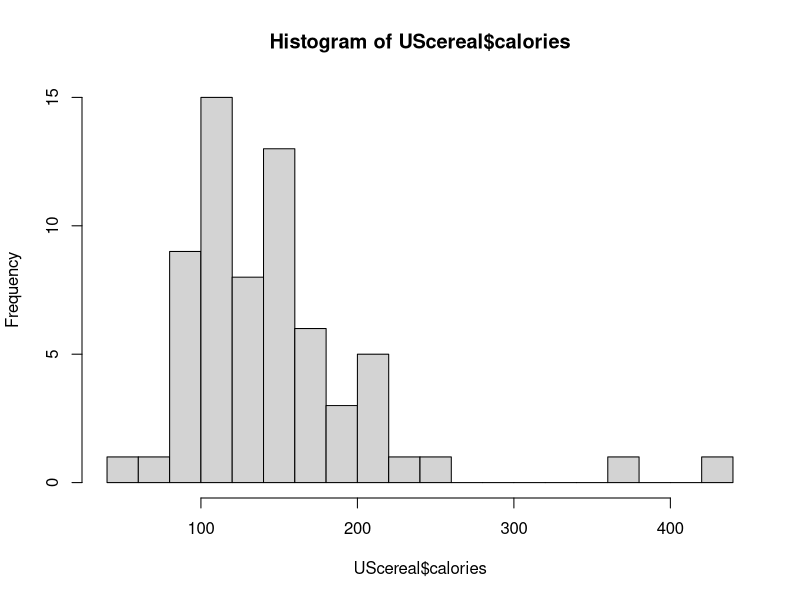
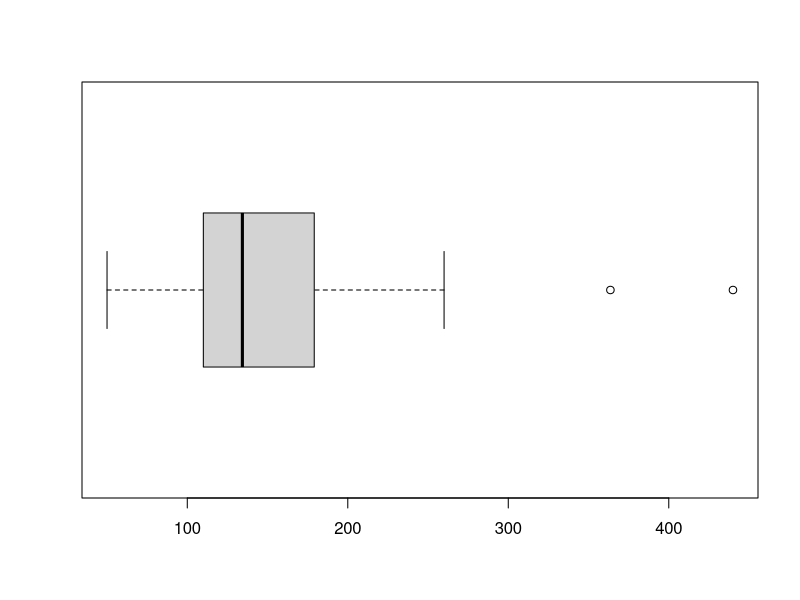
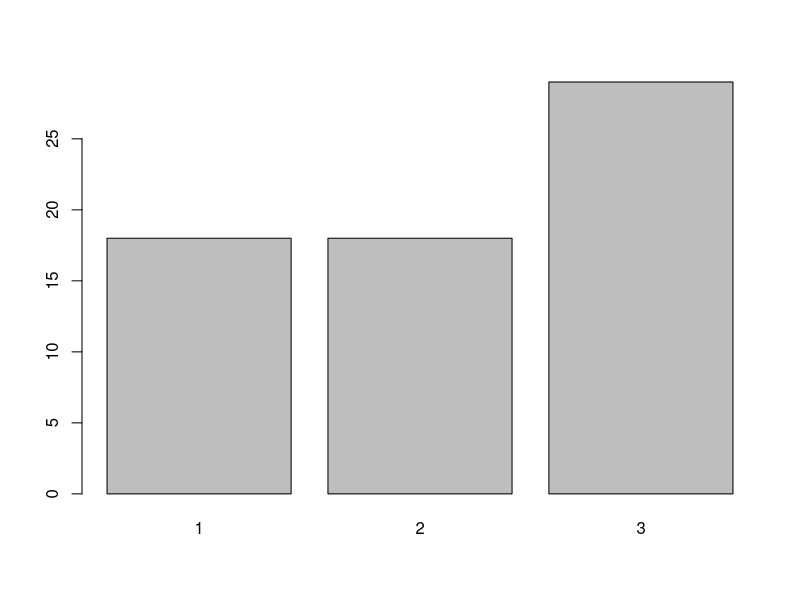
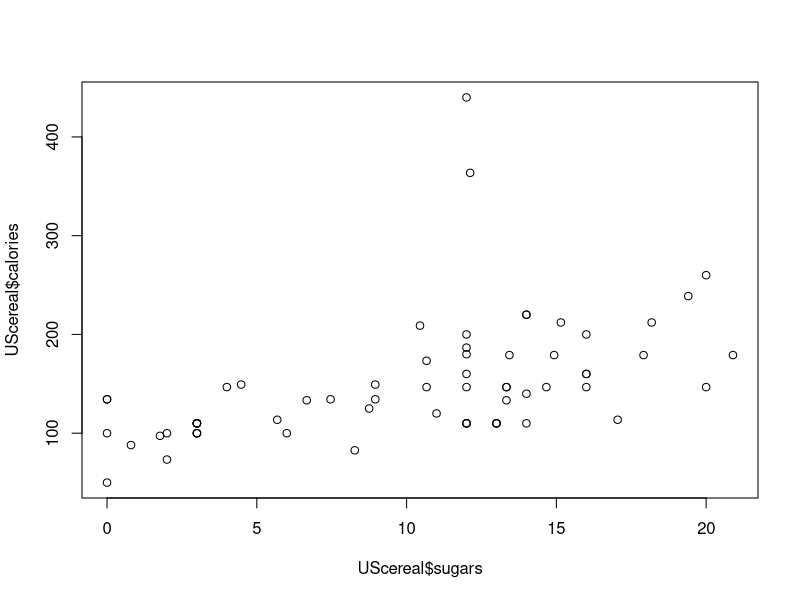
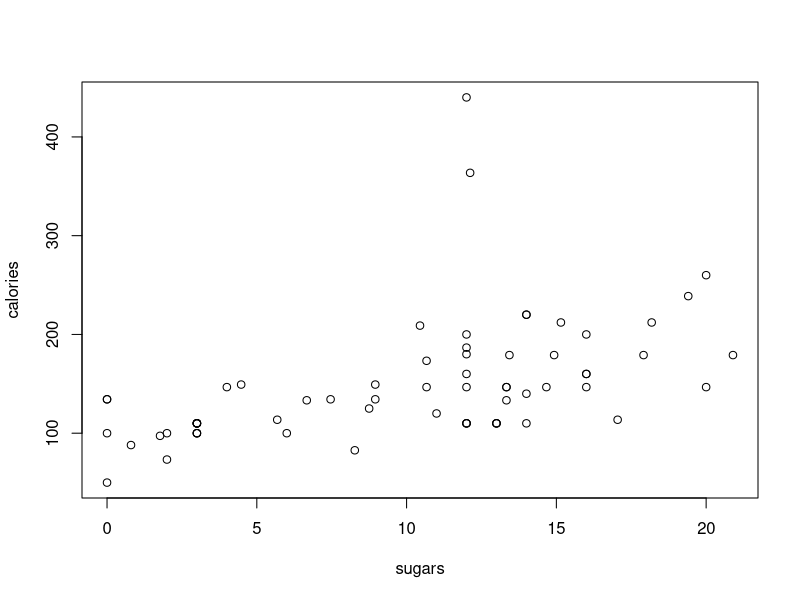
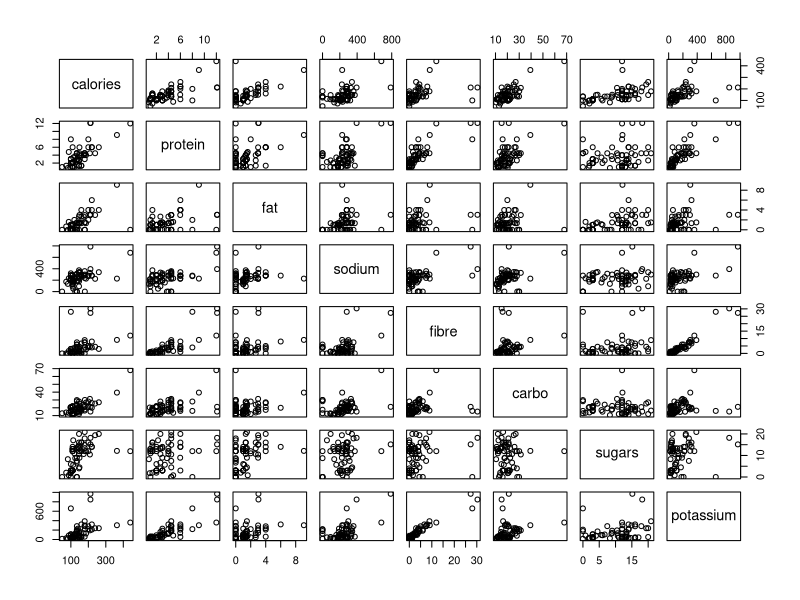
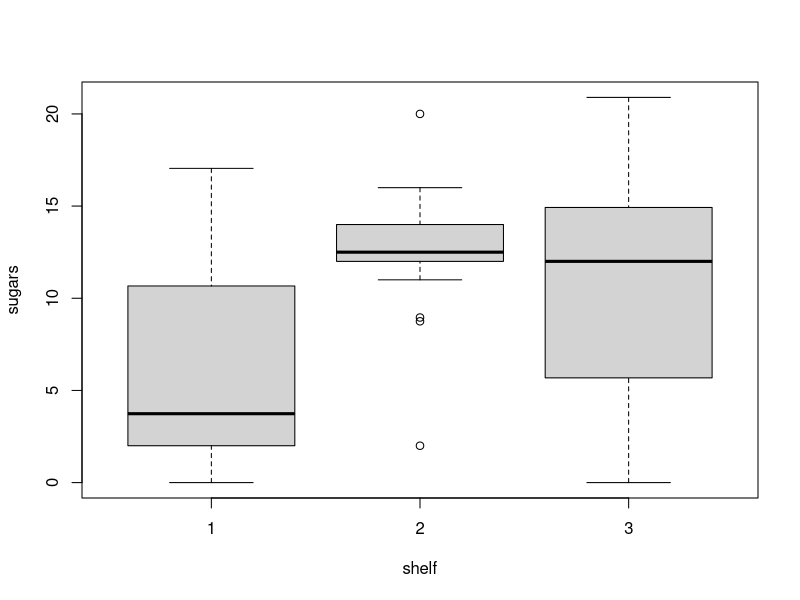
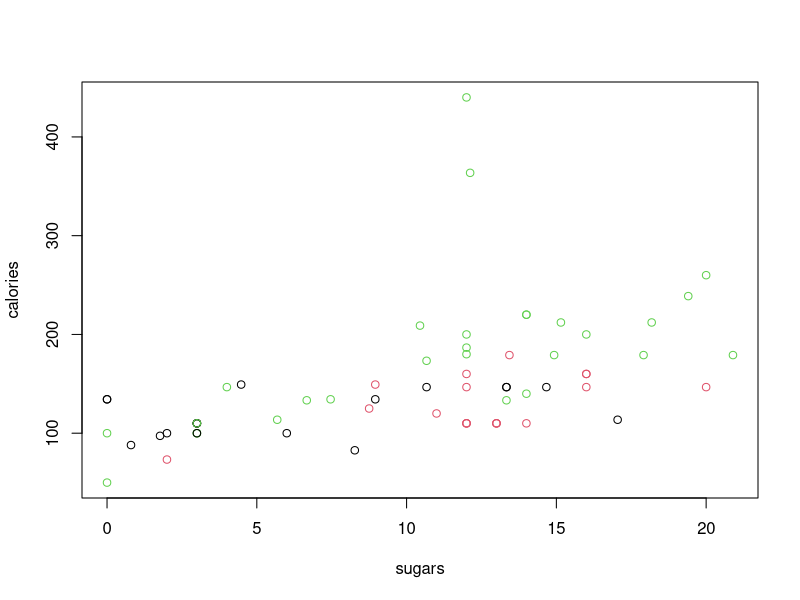

Recreate these plots in R, in order.
## ---- chunk 1
library(MASS)
data(UScereal)
head(UScereal)
## ---- chunk 2
hist(UScereal$calories, breaks = 15)
## ---- chunk 3
boxplot(UScereal$calories, horizontal = TRUE)
## ---- chunk 4
barplot(table(UScereal$shelf))
## ---- chunk 5
plot(x = UScereal$sugars, y = UScereal$calories)
## ---- chunk 6
plot(calories ~ sugars, data = UScereal) # formula notation
## ---- chunk 7
plot(UScereal[, c(2:8, 10)]) # scatterplot matrix
## ---- chunk 8
boxplot(sugars ~ shelf, data = UScereal)
## ---- chunk 9
plot(calories ~ sugars, data = UScereal, col = shelf)
## ---- chunk 10
plot(calories ~ sugars, data = UScereal, ylab = 'Calories',
     xlab = 'Sugars (grams)', main = 'Nutrition of a Single Cup of Cereal')
## ---- chunk 11
plot(calories ~ sugars, data = UScereal, ann = FALSE)
title(main = 'Nutrition of a Single Cup of Cereal', ylab = 'Calories',
      xlab = 'Sugars (grams)') # add afterwards
## ---- chunk 12
plot(calories ~ sugars, data = UScereal, col = shelf)
legend('topright', inset = .05, legend = c(3,2,1),
       fill = c('green', 'red', 'black'), title = "Shelf")
## ---- chunk 13
plot(calories ~ sugars, data = UScereal, pch = 15)
## ---- chunk 14
plot(calories ~ sugars, data = UScereal, pch = 19, col = shelf)
legend('topright', inset = .05, legend = c(3,2,1),
       fill = c('green', 'red', 'black'), title = "Shelf")
## ---- chunk 15
palette(c('#e5f5f9', '#99d8c9', '#2ca25f'))
plot(calories ~ sugars, data = UScereal, pch = 19, col = shelf)
legend('topright', inset = .05, legend = c(3,2,1),
       fill = c('#e5f5f9', '#99d8c9', '#2ca25f'), title = "Shelf")
## ---- chunk 16
plot(calories ~ sugars, data = UScereal, pch = 15)
text(UScereal$sugars, UScereal$calories, row.names(UScereal),
     col = "red", pos = 1, cex = .5)
## ---- chunk 17
plot(calories ~ sugars, data = UScereal, pch = 15)
text(UScereal$sugars, UScereal$calories, UScereal$mfr, 
     col = "blue", pos = 2)
## ---- chunk 18
plot(calories ~ sugars, data = UScereal, pch = 19)
outliers <- UScereal[which(UScereal$calories > 300),]
text(outliers$sugars, outliers$calories, labels = row.names(outliers),pos = 1)
## ---- chunk 19
plot(calories ~ sugars, data = UScereal[UScereal$calories < 300, ], pch = 19)
## ---- chunk 20
plot(calories ~ sugars, data = UScereal, pch = 19, ann = FALSE, cex = 1.5)
outliers <- UScereal[which(UScereal$calories > 300),]
text(outliers$sugars, outliers$calories, pos = 1,
     labels = row.names(outliers), cex = .75)
title(main = 'Nutrition of a Single Cup of Cereal', ylab = 'Calories',
      xlab = 'Sugars (grams)', cex.main = 2, cex.lab = 1.5)
## ---- chunk 21
par(mfrow = c(2, 2))

boxplot(calories ~ shelf, data = UScereal)
hist(UScereal$calories, breaks = 15)
boxplot(sugars ~ shelf, data = UScereal)
hist(UScereal$sugars, breaks = 15)

par(mfrow = c(1, 1)) # reset the matrix
## ---- chunk 22
data(cats)
head(cats)
plot(Hwt~Bwt, data = cats)
## ---- chunk 23
data(iris)
head(iris)
boxplot(Petal.Width ~ Species, data = iris)
## ---- chunk 24
#install.packages('ggplot2')
library(ggplot2)
## ---- chunk 25
qplot(x = sugars, y = calories, color = as.factor(shelf), data = UScereal) 
## ---- chunk 26
p1 <- ggplot(UScereal, aes(x = calories))
## ---- chunk 27
p1 + geom_dotplot()

p1 + geom_density()

p1 + geom_histogram(binwidth = 10)
## ---- chunk 28
p1 + geom_histogram(binwidth = 10) + 
  xlab('Calories in a Single Cup') +
  ylab('Frequency') + 
  ggtitle('Distribution of Calories in US Cereals') + 
  theme_minimal()
#theme_bw()
## ---- chunk 29
p1 + geom_histogram(binwidth = 10) + 
  xlab('Calories in a Single Cup') +
  ylab('Frequency') + 
  ggtitle('Distribution of Calories in US Cereals') + 
  theme_bw() + 
  theme(text = element_text(size = 20))
## ---- chunk 30
p2 <- ggplot(UScereal, aes(x = sugars, y = calories, color = mfr))
## ---- chunk 31
p2  + geom_point() + 
  geom_line()
## ---- chunk 32
p2  + geom_point() + 
  geom_smooth(color ="gray", method = "lm", se = FALSE)

p2  + geom_point() + 
  geom_smooth(color ="gray", method = "loess", se = TRUE)
## ---- chunk 33
p2 <- ggplot(UScereal, aes(x = sugars, y = calories, color = mfr))

p2 + geom_point() 
## ---- chunk 34
p2 <- ggplot(UScereal, aes(x = sugars, y = calories))

p2 + geom_point(aes(color = mfr)) 
## ---- chunk 35
my_colors <- c('#9ebcda', '#8c96c6', '#8c6bb1', '#88419d', '#810f7c', '#4d004b')

p2 + geom_point() + 
  scale_color_manual(values = my_colors) 
## ---- chunk 36
p2 + geom_point(aes(color = mfr)) + 
  geom_text(aes(label = row.names(UScereal)), hjust = 1.1)
## ---- chunk 37
p2 + geom_point(aes(color = mfr), size = 4) 
## ---- chunk 38
p2 + geom_point(aes(color = mfr), size = 2) + 
  labs(color = 'Manufacturer') + 
  scale_color_manual(values = c('blue', 'green', 'purple', 'navyblue', 'red', 'orange'),  
                     labels = c('General Mills', 'Kelloggs', 'Nabisco', 'Post', 'Quaker Oats', 'Ralston Purina')) + 
  theme(text = element_text(size = 15)) 
## ---- chunk 39
p3 <- ggplot(UScereal, aes(x = sugars))

p3 + geom_histogram(binwidth = 4)
## ---- chunk 40
p3 + geom_histogram(binwidth = 4) + 
  facet_grid(shelf ~ .)
## ---- chunk 41
p3 + geom_histogram(binwidth = 4) + 
  facet_grid(. ~ shelf)
## ---- chunk 42
p3 + geom_histogram(fill = '#3182bd', color = '#08519c', binwidth = 4) +
  facet_grid(shelf ~ .) + 
  theme(text = element_text(size = 15)) + 
  labs(title = 'Are Sugary Cereals on Lower Shelves?',
       x = 'Sugars (grams)', y = 'Count')

#html color. colormixer. Rcolorbrewer
## ---- chunk 43
p4 <- ggplot(UScereal, aes(mfr, calories))
## ---- chunk 44
p4 + geom_boxplot()
## ---- chunk 45
p4 + geom_boxplot(notch = TRUE)
## ---- chunk 46
p4 + geom_violin()
## ---- chunk 47
p4 + geom_boxplot(outlier.shape = 8, outlier.size = 3, fill = '#3182bd') + 
  coord_flip() + 
  labs(x = 'Manufacturer', y = 'Calories') + 
  theme_bw() + 
  scale_x_discrete(labels = c('General Mills', 'Kelloggs', 'Nabisco', 'Post', 'Quaker Oats', 'Ralston Purina'))
## ---- chunk 48
#install.packages('dplyr')
library(dplyr)
p4_meds <- UScereal %>% 
  group_by(mfr) %>% 
  summarise(med = round(median(calories), 1))
## ---- chunk 49
p4 + geom_boxplot(outlier.shape = 8, outlier.size = 3, fill = '#8c96c6') + 
  labs(x = 'Manufacturer', y = 'Calories') + 
  theme_bw() + 
  scale_x_discrete(labels = c('General Mills', 'Kelloggs', 'Nabisco', 'Post', 'Quaker Oats', 'Ralston Purina')) + 
  geom_text(data = p4_meds, aes(x = mfr, y = med, label = med), size = 4, vjust = 1.4)
## ---- chunk 50
data(cats)
head(cats)
plot(Hwt~Bwt, data = cats)
## ---- chunk 51

p9<-ggplot(data=cats,aes(x=Bwt,y=Hwt,color=Sex))
p9 + geom_point(aes(color = Sex)) 
p8<-ggplot(data=cats,aes(x=Bwt))
p8 + geom_dotplot() +theme_classic()


## ---- chunk 52
data(iris)
head(iris)
boxplot(Petal.Width ~ Species, data = iris)
## ---- chunk 53
install.packages('GGally')
library(GGally)
ggpairs(UScereal[, c(2, 8, 9, 11)],
        upper = list(continuous = 'smooth', combo = 'facetdensity', discrete = 'blank') ,
        lower = list(continuous = 'cor', combo = 'box'))
## ---- chunk 54
palette(c('#fa9fb5', '#9ebcda'))
plot(Hwt~Bwt, data = cats, ylab  = 'Heart Weight (grams)', xlab = 'Body Weight (kg)', main = 'Measurements of Cats', pch = 16, col = Sex)
## ---- chunk 55
boxplot(Petal.Width ~ Species, data = iris, xlab = 'Petal Width (centimeters)', 
        main = 'Distribution of Petal Length by Species', pch = 8, horizontal = TRUE, col = 'lightgray')
## ---- chunk 56
e2a <- ggplot(cats, aes(Bwt, Hwt, color = Sex))
e2a + geom_point() + 
  theme_bw() + 
  labs(title = 'Measurements of Cats', x = 'Body Weight (kg)', y = 'Heart Weight (grams)')
## ---- chunk 57
e2b <- ggplot(iris, aes(Species, Petal.Width))
e2b + geom_boxplot(fill = '#addd8e') + 
  theme_bw() + 
  coord_flip() + 
  ggtitle('Distribution of Petal Length by Species' )
